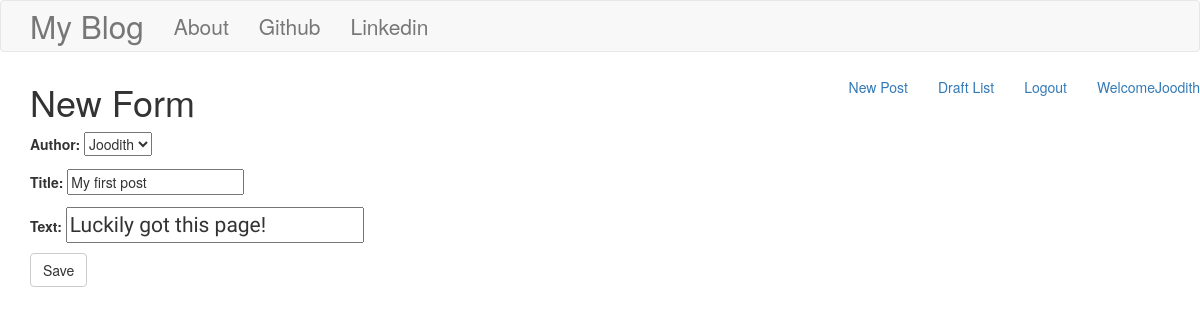
Screenshot of /blog/update/1/ (signed in) with the database file from the repository.
### blog/models.py (models this page shows, shortened)
class Post(models.Model):
    author=models.ForeignKey("auth.user",models.SET_NULL,blank=True,null="True")
    title=models.CharField(max_length=200)
    text=models.TextField()
    create_date=models.DateTimeField(default=timezone.now)
    publish_date=models.DateTimeField(blank=True,null=True)

### blog/views.py (the view)
# urls.py: url(r'^update/(?P<pk>\d+)/$',views.PostUpdateView.as_view(),name="post_edit"),
class PostUpdateView(LoginRequiredMixin,UpdateView):
    login_url = '/login/'
    redirect_field_name='blog/post_form.html'
    form_class=PostForm
    model=Post

### blog/forms.py
class PostForm(forms.ModelForm):
    class Meta():
        model=Post
        fields=("author","title","text")
        widgets={
            'title':forms.TextInput(attrs={'class':'textinputclass'}),
            'text':forms.TextInput(attrs={'class':'editable medium-editor-textarea postcontent'})
        }

### blog/templates/blog/post_form.html (shortened to what this page needs)
{% extends 'blog/base.html' %}
{% block body_block %}
<h1>New Form </h1>
<form class="post-form" method="POST">
    {{form.as_p}}
    <button type="submit" class="save btn btn-default">Save</button>
</form>
{% endblock %}

### blog/templates/blog/base.html (shortened to what this page needs)
<!DOCTYPE html>
{% load static %}
<html lang="en">
<head>
    <link rel="stylesheet" href="https://maxcdn.bootstrapcdn.com/bootstrap/3.4.1/css/bootstrap.min.css">
<link rel="stylesheet" href="//cdn.jsdelivr.net/npm/medium-editor@latest/dist/css/medium-editor.min.css" type="text/css" media="screen" charset="utf-8">
    <link rel="stylesheet" href="{% static 'css/blog.css' %}">
</head>
<body>
<nav class="navbar navbar-default techfont custom-navbar">
    <div class="container">
        <ul class="nav navbar-nav">
            <li><a class="navbar-brand bigbrand" href="{% url 'blog:post_list' %}">My Blog</a></li>
            <li><a href="{% url 'blog:about' %}">About</a></li>
            <li><a href="https://www.github.com">Github</a></li>
            <li><a href="https://www.linkedin.com">Linkedin</a></li>
        </ul>
    </div>
</nav>
<nav class="nav navbar-nav navbar-right">
    {% if user.is_authenticated %}
    <li><a href="{% url 'blog:post_create' %}">New Post</a></li>
     <li><a href="{% url 'blog:draft_list' %}">Draft List</a></li>
     <li><a href="{% url 'blog:logout' %}">Logout</a></li>
     <li><a>Welcome{{user.username}}</a></li>
    {% else %}
    <li><a class="nav navbar-right" href="{% url 'blog:user_login' %}"><span class="glyphicon glyphicon-user"></span>Login</a></li>
    {% endif %}
</nav>
<div class="content container">
    <div class="row">
        <div class="col-md-8">
            <div class="blog_posts">
                {% block body_block %}
                {% endblock %}
            </div>
        </div>
    </div>
</div>
</body>
</html>

### blog/static/css/blog.css (style rules this page uses)
.techfont { font-style:'Crimson',sans-serif; font-size:1.5em; margin-bottom:10px; }
.bigbrand { font-size:1.5em; }
.postcontent { font-family:'Acme',sans serif; font-size:1.5em; }

### rows the page displays
Post: author "Joodith", title "My first post", text "Luckily got this page!"

### other values shown
{{ user.username }} "Joodith"
